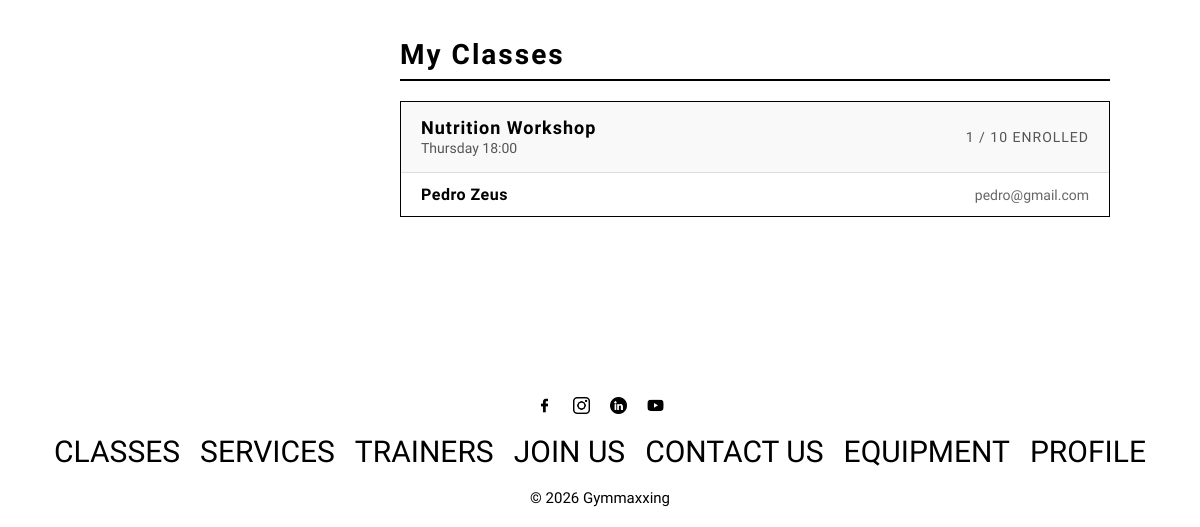
/pages/profile.php (signed in, lower part), run on an earlier commit of the app's database.
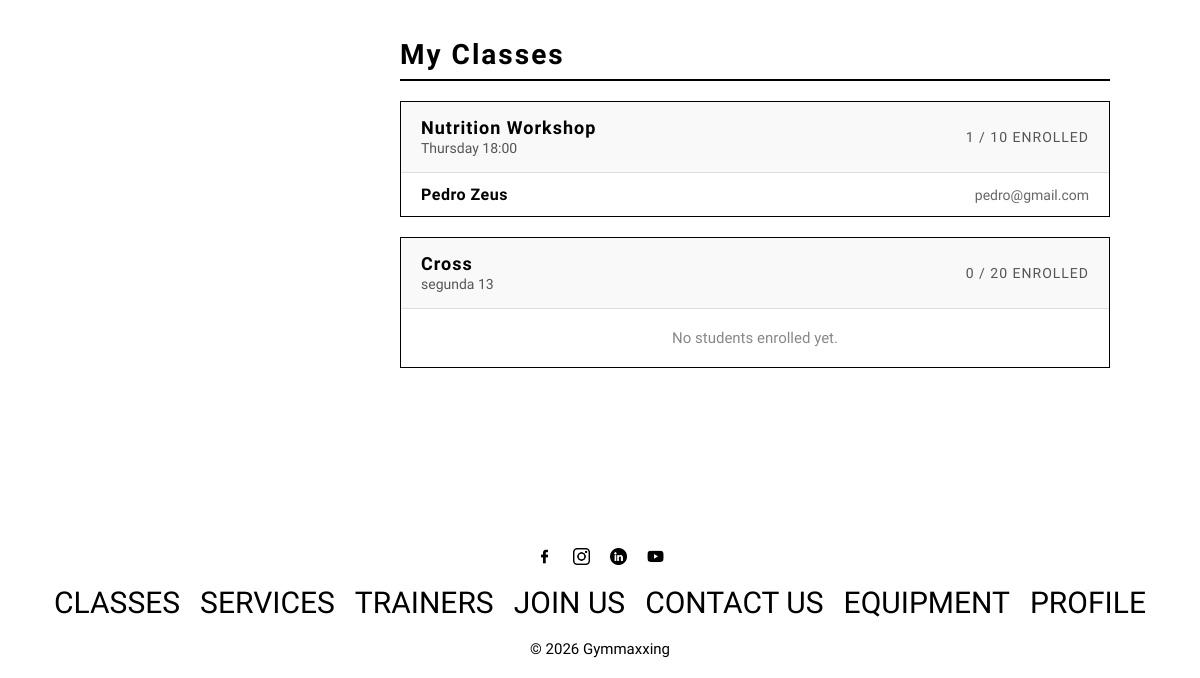
And on a later commit of the database.
### tables this page shows
CREATE TABLE Class (
    id INTEGER PRIMARY KEY AUTOINCREMENT,
    title TEXT NOT NULL,
    type TEXT NOT NULL,
    description TEXT,
    image TEXT,
    schedule TEXT NOT NULL,
    capacity INTEGER NOT NULL,
    trainerId INTEGER NOT NULL,
    FOREIGN KEY (trainerId) REFERENCES User(id) ON DELETE CASCADE
);

CREATE TABLE User (
    id INTEGER PRIMARY KEY AUTOINCREMENT,
    name TEXT NOT NULL,
    username TEXT NOT NULL UNIQUE,
    email TEXT NOT NULL UNIQUE,
    password TEXT NOT NULL,
    phone TEXT,
    photo TEXT,
    role TEXT NOT NULL CHECK(role IN ('member', 'trainer', 'admin')),
    active INTEGER NOT NULL DEFAULT 1
);

### utils/session.php (called while the page is built, shortened)
<?php
function isLoggedIn(): bool {
    return isset($_SESSION['userId']);
}
function getSessionUserId(): ?int {
    return isset($_SESSION['userId']) ? (int) $_SESSION['userId'] : null;
}

### database/user.class.php (called while the page is built, shortened)
<?php
class User {
    public function __construct(int $id, string $name, string $username, string $email, string $password, ?string $phone, ?string $photo, string $role, int $active = 1) {
        $this->name = $name;
        $this->email = $email;
        $this->role = $role;
    }
    private static function fromRow(array $u) : User {
        return new User($u['id'], $u['name'], $u['username'], $u['email'], $u['password'], $u['phone'], $u['photo'], $u['role'], $u['active']);
    }
    static function getUserById(PDO $db, int $id) : ?User {
        $stmt = $db->prepare('SELECT * FROM User WHERE id = ?');
        $stmt->execute([$id]);
        $u = $stmt->fetch();
        return $u ? self::fromRow($u) : null;
    }
}
?>

### database/trainerprofile.class.php (called while the page is built, shortened)
<?php
class TrainerProfile {
    private static function fromRow(array $t) : TrainerProfile {
        return new TrainerProfile($t['id'], $t['userId'], $t['bio'], $t['specialization'], $t['certifications']);
    }
    static function getByUserId(PDO $db, int $userId) : ?TrainerProfile {
        $stmt = $db->prepare('SELECT * FROM TrainerProfile WHERE userId = ?');
        $stmt->execute([$userId]);
        $t = $stmt->fetch();
        return $t ? self::fromRow($t) : null;
    }
}
?>

### database/class.class.php (called while the page is built, shortened)
<?php
class GymClass {
    public function __construct(int $id, string $title, string $type, ?string $description, ?string $image, string $schedule, int $capacity, int $trainerId) {
        $this->id = $id;
        $this->title = $title;
        $this->schedule = $schedule;
        $this->capacity = $capacity;
    }
    private static function fromRow(array $c) : GymClass {
        return new GymClass($c['id'], $c['title'], $c['type'], $c['description'], $c['image'], $c['schedule'], $c['capacity'], $c['trainerId']);
    }
    static function getClassesByTrainer(PDO $db, int $trainerId) : array {
        $stmt = $db->prepare('SELECT * FROM Class WHERE trainerId = ?');
        $stmt->execute([$trainerId]);
        $classes = [];
        while ($c = $stmt->fetch())
            $classes[] = self::fromRow($c);
        return $classes;
    }
}
?>

### database/enrollment.class.php (called while the page is built, shortened)
<?php
class Enrollment {
    public function __construct(int $id, int $userId, int $classId) {
        $this->userId = $userId;
    }
    static function getClassEnrollments(PDO $db, int $classId) : array {
        $stmt = $db->prepare('SELECT * FROM Enrollment WHERE classId = ?');
        $stmt->execute([$classId]);
        $enrollments = [];
        while ($e = $stmt->fetch())
            $enrollments[] = new Enrollment($e['id'], $e['userId'], $e['classId']);
        return $enrollments;
    }
}
?>

### pages/profile.php (the view, shortened to what this page needs)
<?php
require_once __DIR__ . '/../utils/session.php';
require_once __DIR__ . '/../database/connection.db.php';
require_once __DIR__ . '/../database/user.class.php';
require_once __DIR__ . '/../database/trainerprofile.class.php';
require_once __DIR__ . '/../database/enrollment.class.php';
require_once __DIR__ . '/../database/class.class.php';
$db     = getDatabaseConnection();
$userId = getSessionUserId();
$user   = User::getUserById($db, $userId);
$enrollments    = [];
if ($user->role === 'member') {
    $memberProfile = MemberProfile::getByUserId($db, $userId);
    $enrollmentRecords = Enrollment::getUserEnrollments($db, $userId);
    foreach ($enrollmentRecords as $enrollment) {
        $class = GymClass::getClassById($db, $enrollment->classId);
        if ($class) {
            $enrollments[] = $class;
        }
    }
} elseif ($user->role === 'trainer') {
    $trainerProfile = TrainerProfile::getByUserId($db, $userId);
    $trainerClasses = GymClass::getClassesByTrainer($db, $userId);
    $roster = [];
    foreach ($trainerClasses as $class) {
        $classEnrollments = Enrollment::getClassEnrollments($db, $class->id);
        $students = [];
        foreach ($classEnrollments as $enrollment) {
            $student = User::getUserById($db, $enrollment->userId);
            if ($student) $students[] = $student;
        }
        $roster[$class->id] = $students;
    }
}
require_once __DIR__ . '/../templates/header.php';
?>
        <section class="profile-content">
            <div class="profile-sidebar">
            </div>
            <div class="profile-main">
                <?php if ($user->role === 'trainer' && !empty($trainerClasses)): ?>
                <div class="profile-section">
                    <h2>My Classes</h2>
                    <?php foreach ($trainerClasses as $class):
                        $students = $roster[$class->id] ?? [];
                        $count    = count($students);
                    ?>
                    <div class="roster-class">
                        <div class="roster-class-header">
                            <div>
                                <strong><?= htmlspecialchars($class->title) ?></strong>
                                <span><?= htmlspecialchars($class->schedule) ?></span>
                            </div>
                            <span class="roster-count"><?= $count ?> / <?= $class->capacity ?> enrolled</span>
                        </div>
                        <?php if ($count > 0): ?>
                        <ul class="roster-list">
                            <?php foreach ($students as $student): ?>
                            <li>
                                <span class="roster-name"><?= htmlspecialchars($student->name) ?></span>
                                <span class="roster-email"><?= htmlspecialchars($student->email) ?></span>
                            </li>
                            <?php endforeach; ?>
                        </ul>
                        <?php else: ?>
                        <p class="roster-empty">No students enrolled yet.</p>
                        <?php endif; ?>
                    </div>
                    <?php endforeach; ?>
                </div>
                <?php endif; ?>
            </div>
        </section>
<?php require_once __DIR__ . '/../templates/footer.php'; ?>

### templates/header.php (shortened to what this page needs)
<!DOCTYPE html>
<html lang="en">
<head>
    <link rel="stylesheet" href="/css/base.css">
    <link rel="stylesheet" href="/css/components.css">
    <link rel="stylesheet" href="/css/specific.css">
</head>
<body>
    <main>

### templates/footer.php (shortened to what this page needs)
    </main>
    <footer>
        <ul class="social-links">
            <li><a href="#"><img src="/images/facebook.png" alt="Facebook"></a></li>
            <li><a href="#"><img src="/images/instagram.png" alt="Instagram"></a></li>
            <li><a href="#"><img src="/images/linkedin.png" alt="LinkedIn"></a></li>
            <li><a href="#"><img src="/images/youtube.png" alt="YouTube"></a></li>
        </ul>
        <ul class="nav-links">
            <li><a href="/pages/classes.php">CLASSES</a></li>
            <li><a href="/pages/services.php">SERVICES</a></li>
            <li><a href="/pages/trainers.php">TRAINERS</a></li>
            <li><a href="/pages/joinus.php">JOIN US</a></li>
            <li><a href="/pages/contact.php">CONTACT US</a></li>
            <?php if (isLoggedIn()): ?>
                <li><a href="/pages/equipment.php">EQUIPMENT</a></li>
                <li><a href="/pages/profile.php">PROFILE</a></li>
            <?php else: ?>
                <li><a href="/pages/login.php">LOGIN</a></li>
            <?php endif; ?>
        </ul>
        <p>&copy; 2026 Gymmaxxing</p>
    </footer>
</body>
</html>

### css/base.css (style rules this page uses)
:root { --color-primary: #000000; --color-background: #ffffff; --color-text: #000000; --font-main: 'Pathway Gothic One', sans-serif; }
* { margin: 0; padding: 0; box-sizing: border-box; }
body { background-color: var(--color-background); color: var(--color-text); font-family: var(--font-main); }
h2 { font-size: 1.5rem; }
a { color: var(--color-text); text-decoration: none; }
ul { list-style: none; }
img { max-width: 100%; display: block; }

### css/components.css (style rules this page uses)
.nav-links { display: flex; align-items: center; gap: 20px; justify-content: center; }
.nav-links li { font-size: 25px; }
.social-links { display: flex; align-items: center; gap: 20px; justify-content: center; }
.social-links img { width: 20px; }
footer { padding: 20px; transition: background-color 0.6s; }
footer .social-links img { width: 17px; margin-bottom: 20px; }
footer .nav-links { width: auto; margin-bottom: 20px; }
footer .nav-links li { font-size: 30px; }
footer p { text-align: center; font-size: 15px; }

### css/specific.css (style rules this page uses)
body { overflow-x: hidden; }
.profile-content { display: flex; gap: 60px; max-width: 1100px; margin: 60px auto; padding: 0 40px; }
.profile-sidebar { flex: 0 0 250px; text-align: center; }
.profile-main { flex: 1; }
.profile-section { margin-bottom: 40px; padding-bottom: 40px; border-bottom: 1px solid #ddd; }
.profile-section:last-child { border-bottom: none; }
.profile-section h2 { font-size: 28px; letter-spacing: 2px; border-bottom: 2px solid #000; padding-bottom: 8px; margin-bottom: 20px; }
.roster-class { border: 1px solid #000; margin-bottom: 20px; }
.roster-class-header { display: flex; justify-content: space-between; align-items: center; padding: 15px 20px; border-bottom: 1px solid #ddd; background: #f9f9f9; }
.roster-class-header strong { display: block; font-size: 18px; letter-spacing: 1px; }
.roster-class-header span { font-size: 14px; color: #555; }
.roster-count { font-size: 14px; letter-spacing: 1px; text-transform: uppercase; }
.roster-list { list-style: none; padding: 0; }
.roster-list li { display: flex; justify-content: space-between; align-items: center; padding: 12px 20px; border-bottom: 1px solid #eee; transition: background-color 0.2s; }
.roster-list li:last-child { border-bottom: none; }
.roster-name { font-size: 16px; font-weight: bold; letter-spacing: 0.5px; }
.roster-email { font-size: 14px; color: #666; }
.roster-empty { padding: 20px; text-align: center; font-size: 15px; color: #888; }

What changed in the data, as far as the page shows it:
added class: title "Cross", schedule "segunda 13", id "0", capacity "20", shows "No students enrolled yet."
